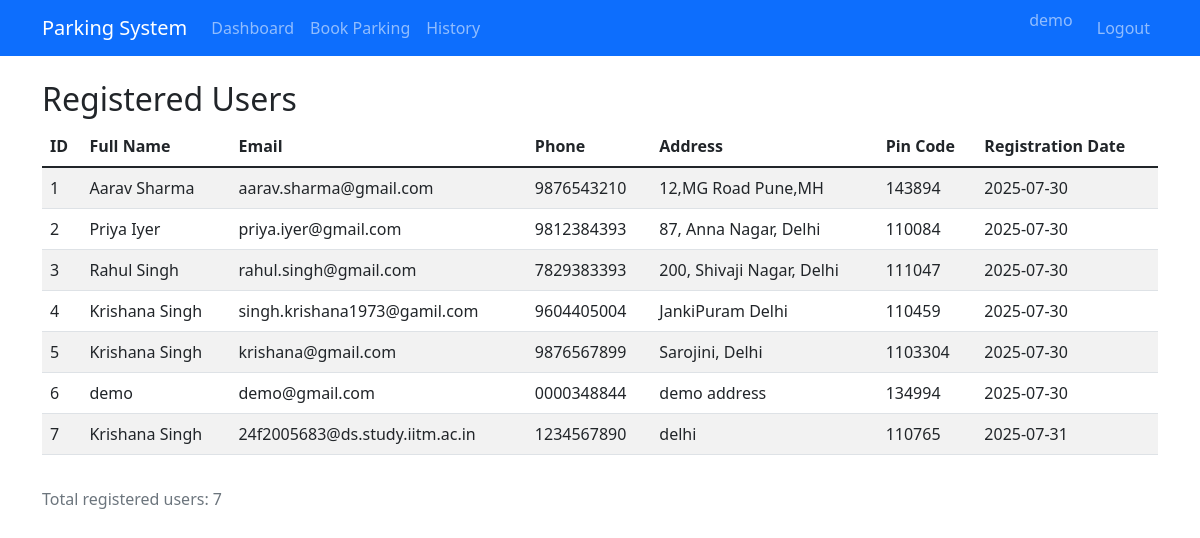
The app's page /admin/users (signed in) with its own data.
### models/database.py (models this page shows, shortened)
class User(db.Model):
    id = db.Column(db.Integer, primary_key=True)
    email = db.Column(db.String(120), unique=True, nullable=False)
    password_hash = db.Column(db.String(255), nullable=False)
    full_name = db.Column(db.String(100), nullable=False)
    phone = db.Column(db.String(15), nullable=False)
    address = db.Column(db.Text, nullable=False)
    pin_code = db.Column(db.String(10), nullable=False)
    created_at = db.Column(db.DateTime, default=datetime.utcnow)
    reservations = db.relationship('Reservation', backref='user', lazy=True)

### controllers/admin_controller.py (the view)
@admin_bp.route('/admin/users')
def view_users():
    if 'admin_id' not in session:
        return redirect(url_for('main.login'))
    users = User.query.all()
    return render_template('admin_users.html', users=users)

### templates/admin_users.html (shortened to what this page needs)
{% extends "base.html" %}
{% block content %}
<h2>Registered Users</h2>
{% if users %}
<div class="table-responsive">
    <table class="table table-striped">
        <thead>
            <tr>
                <th>ID</th>
                <th>Full Name</th>
                <th>Email</th>
                <th>Phone</th>
                <th>Address</th>
                <th>Pin Code</th>
                <th>Registration Date</th>
            </tr>
        </thead>
        <tbody>
            {% for user in users %}
            <tr>
                <td>{{ user.id }}</td>
                <td>{{ user.full_name }}</td>
                <td>{{ user.email }}</td>
                <td>{{ user.phone }}</td>
                <td>{{ user.address }}</td>
                <td>{{ user.pin_code }}</td>
                <td>{{ user.created_at.strftime('%Y-%m-%d') }}</td>
            </tr>
            {% endfor %}
        </tbody>
    </table>
</div>
<div class="mt-3">
    <p class="text-muted">Total registered users: {{ users|length }}</p>
</div>
{% else %}
<div class="alert alert-info">
    <h5>No Registered Users</h5>
    <p>No users have registered yet.</p>
</div>
{% endif %}
{% endblock %}

### templates/base.html (shortened to what this page needs)
<!DOCTYPE html>
<html lang="en">
<head>
    <link href="https://cdn.jsdelivr.net/npm/bootstrap@5.1.3/dist/css/bootstrap.min.css" rel="stylesheet">
</head>
<body>
    <nav class="navbar navbar-expand-lg navbar-dark bg-primary">
        <div class="container">
            <a class="navbar-brand" href="{{ url_for('main.index') }}">Parking System</a>
            <div class="navbar-collapse" id="navbarNav">
                <ul class="navbar-nav me-auto">
                    {% if session.user_id %}
                        <li class="nav-item">
                            <a class="nav-link" href="{{ url_for('user.dashboard') }}">Dashboard</a>
                        </li>
                        <li class="nav-item">
                            <a class="nav-link" href="{{ url_for('user.book_parking') }}">Book Parking</a>
                        </li>
                        <li class="nav-item">
                            <a class="nav-link" href="{{ url_for('user.booking_history') }}">History</a>
                        </li>
                    {% endif %}
                </ul>
                <ul class="navbar-nav">
                    {% if session.user_id %}
                        <li class="nav-item">
                            <span class="navbar-text me-3">{{ session.user_name }}</span>
                        </li>
                        <li class="nav-item">
                            <a class="nav-link" href="{{ url_for('main.logout') }}">Logout</a>
                        </li>
                    {% endif %}
                </ul>
            </div>
        </div>
    </nav>
    <div class="container mt-4">
        {% block content %}{% endblock %}
    </div>
</body>
</html>

### records on screen
User: user_name "demo", id "6", full_name "demo", email "demo@gmail.com", phone "0000348844", address "demo address", pin_code "134994", created_at "2025-07-30"
User: id "1", full_name "Aarav Sharma", email "aarav.sharma@gmail.com", phone "9876543210", address "12,MG Road Pune,MH", pin_code "143894", created_at "2025-07-30"
User: id "2", full_name "Priya Iyer", email "priya.iyer@gmail.com", phone "9812384393", address "87, Anna Nagar, Delhi", pin_code "110084", created_at "2025-07-30"
User: id "3", full_name "Rahul Singh", email "rahul.singh@gmail.com", phone "7829383393", address "200, Shivaji Nagar, Delhi", pin_code "111047", created_at "2025-07-30"
User: id "4", full_name "Krishana Singh", email "singh.krishana1973@gamil.com", phone "9604405004", address "JankiPuram Delhi", pin_code "110459", created_at "2025-07-30"
User: id "5", full_name "Krishana Singh", email "krishana@gmail.com", phone "9876567899", address "Sarojini, Delhi", pin_code "1103304", created_at "2025-07-30"
User: id "7", full_name "Krishana Singh", email "24f2005683@ds.study.iitm.ac.in", phone "1234567890", address "delhi", pin_code "110765", created_at "2025-07-31"

### other values on screen
{{ users|length }} "7"
